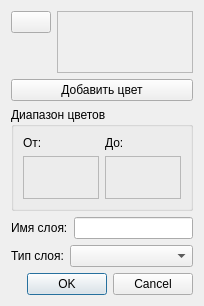
<?xml version="1.0" encoding="UTF-8"?>
<ui version="4.0">
 <class>LayerConfigureDialog</class>
 <widget class="QDialog" name="LayerConfigureDialog">
  <property name="geometry">
   <rect>
    <x>0</x>
    <y>0</y>
    <width>204</width>
    <height>306</height>
   </rect>
  </property>
  <property name="windowTitle">
   <string>Dialog</string>
  </property>
  <layout class="QVBoxLayout" name="verticalLayout_4" stretch="3,1,5,1,1,1">
   <item>
    <layout class="QHBoxLayout" name="horizontalLayout_3" stretch="1,10">
     <item>
      <layout class="QVBoxLayout" name="verticalLayout">
       <item>
        <widget class="QPushButton" name="pushButton">
         <property name="sizePolicy">
          <sizepolicy hsizetype="Fixed" vsizetype="Fixed">
           <horstretch>0</horstretch>
           <verstretch>0</verstretch>
          </sizepolicy>
         </property>
         <property name="text">
          <string/>
         </property>
         <property name="icon">
          <iconset>
           <normaloff>pipette.ico</normaloff>pipette.ico</iconset>
         </property>
        </widget>
       </item>
       <item>
        <spacer name="verticalSpacer">
         <property name="orientation">
          <enum>Qt::Vertical</enum>
         </property>
         <property name="sizeHint" stdset="0">
          <size>
           <width>20</width>
           <height>40</height>
          </size>
         </property>
        </spacer>
       </item>
      </layout>
     </item>
     <item>
      <widget class="QFrame" name="frame">
       <property name="frameShape">
        <enum>QFrame::StyledPanel</enum>
       </property>
       <property name="frameShadow">
        <enum>QFrame::Plain</enum>
       </property>
      </widget>
     </item>
    </layout>
   </item>
   <item>
    <widget class="QPushButton" name="pushButton_2">
     <property name="text">
      <string>Добавить цвет</string>
     </property>
    </widget>
   </item>
   <item>
    <widget class="QGroupBox" name="groupBox">
     <property name="title">
      <string>Диапазон цветов</string>
     </property>
     <layout class="QHBoxLayout" name="horizontalLayout_4">
      <item>
       <layout class="QVBoxLayout" name="verticalLayout_3">
        <item>
         <widget class="QLabel" name="label">
          <property name="sizePolicy">
           <sizepolicy hsizetype="Preferred" vsizetype="Fixed">
            <horstretch>0</horstretch>
            <verstretch>0</verstretch>
           </sizepolicy>
          </property>
          <property name="text">
           <string>От:</string>
          </property>
         </widget>
        </item>
        <item>
         <widget class="QFrame" name="frame_2">
          <property name="frameShape">
           <enum>QFrame::StyledPanel</enum>
          </property>
          <property name="frameShadow">
           <enum>QFrame::Plain</enum>
          </property>
         </widget>
        </item>
       </layout>
      </item>
      <item>
       <layout class="QVBoxLayout" name="verticalLayout_2">
        <item>
         <widget class="QLabel" name="label_2">
          <property name="sizePolicy">
           <sizepolicy hsizetype="Preferred" vsizetype="Fixed">
            <horstretch>0</horstretch>
            <verstretch>0</verstretch>
           </sizepolicy>
          </property>
          <property name="text">
           <string>До:</string>
          </property>
         </widget>
        </item>
        <item>
         <widget class="QFrame" name="frame_3">
          <property name="frameShape">
           <enum>QFrame::StyledPanel</enum>
          </property>
          <property name="frameShadow">
           <enum>QFrame::Plain</enum>
          </property>
         </widget>
        </item>
       </layout>
      </item>
     </layout>
    </widget>
   </item>
   <item>
    <layout class="QHBoxLayout" name="horizontalLayout">
     <item>
      <widget class="QLabel" name="label_3">
       <property name="sizePolicy">
        <sizepolicy hsizetype="Fixed" vsizetype="Preferred">
         <horstretch>0</horstretch>
         <verstretch>0</verstretch>
        </sizepolicy>
       </property>
       <property name="text">
        <string>Имя слоя:</string>
       </property>
      </widget>
     </item>
     <item>
      <widget class="QLineEdit" name="lineEdit"/>
     </item>
    </layout>
   </item>
   <item>
    <layout class="QHBoxLayout" name="horizontalLayout_2">
     <item>
      <widget class="QLabel" name="label_4">
       <property name="sizePolicy">
        <sizepolicy hsizetype="Fixed" vsizetype="Preferred">
         <horstretch>0</horstretch>
         <verstretch>0</verstretch>
        </sizepolicy>
       </property>
       <property name="text">
        <string>Тип слоя:</string>
       </property>
      </widget>
     </item>
     <item>
      <widget class="QComboBox" name="comboBox"/>
     </item>
    </layout>
   </item>
   <item>
    <widget class="QDialogButtonBox" name="buttonBox">
     <property name="orientation">
      <enum>Qt::Horizontal</enum>
     </property>
     <property name="standardButtons">
      <set>QDialogButtonBox::Cancel|QDialogButtonBox::Ok</set>
     </property>
    </widget>
   </item>
  </layout>
 </widget>
 <resources/>
 <connections>
  <connection>
   <sender>buttonBox</sender>
   <signal>accepted()</signal>
   <receiver>LayerConfigureDialog</receiver>
   <slot>accept()</slot>
   <hints>
    <hint type="sourcelabel">
     <x>248</x>
     <y>254</y>
    </hint>
    <hint type="destinationlabel">
     <x>157</x>
     <y>274</y>
    </hint>
   </hints>
  </connection>
  <connection>
   <sender>buttonBox</sender>
   <signal>rejected()</signal>
   <receiver>LayerConfigureDialog</receiver>
   <slot>reject()</slot>
   <hints>
    <hint type="sourcelabel">
     <x>316</x>
     <y>260</y>
    </hint>
    <hint type="destinationlabel">
     <x>286</x>
     <y>274</y>
    </hint>
   </hints>
  </connection>
 </connections>
</ui>
